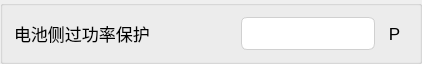
         <widget class="QGroupBox" name="groupBox_12">
          <property name="minimumSize">
           <size>
            <width>0</width>
            <height>64</height>
           </size>
          </property>
          <property name="maximumSize">
           <size>
            <width>16777215</width>
            <height>64</height>
           </size>
          </property>
          <property name="title">
           <string/>
          </property>
          <layout class="QHBoxLayout" name="horizontalLayout_20" stretch="7,5,1">
           <item>
            <widget class="QLabel" name="label_39">
             <property name="minimumSize">
              <size>
               <width>221</width>
               <height>31</height>
              </size>
             </property>
             <property name="font">
              <font>
               <pointsize>13</pointsize>
              </font>
             </property>
             <property name="text">
              <string>电池侧过功率保护</string>
             </property>
             <property name="alignment">
              <set>Qt::AlignLeading|Qt::AlignLeft|Qt::AlignVCenter</set>
             </property>
            </widget>
           </item>
           <item>
            <widget class="MyLineEdit" name="h16900">
             <property name="minimumSize">
              <size>
               <width>0</width>
               <height>31</height>
              </size>
             </property>
             <property name="styleSheet">
              <string notr="true">QLineEdit {
    /* 苹果风格的数据展示LineEdit */
    border: 1px solid #D0D0D0;                  /* 浅灰色边框，模仿macOS的细边框 */
    border-radius: 6px;                         /* 圆角，符合macOS设计 */
    padding: 8px 12px;                         /* 内边距，提供舒适的阅读空间 */
    background-color: #FFFFFF;                 /* 白色背景 */
    color: #333333;                            /* 深灰色文字，提高可读性 */
    font-family: &quot;SF Pro Text&quot;, &quot;Helvetica Neue&quot;, &quot;Lucida Grande&quot;, sans-serif; /* macOS系统字体栈 */
    font-size: 14px;                           /* 默认字体大小 */
    selection-background-color: #007AFF;       /* 选中文本高亮色 (macOS蓝色) */
    selection-color: #FFFFFF;                  /* 选中文本颜色 (白色) */

    /* 只读状态下的特殊样式 */
    /* 注意：Qt中通常使用 setReadOnly(true) 来实现只读，但QSS可以定义其外观 */
}

/* 当LineEdit获得焦点时 (对于数据展示框，如果不需要焦点效果，可以省略或弱化) */
QLineEdit:focus {
    border: 1px solid #007AFF;                 /* 获得焦点时边框变为蓝色 */
    /* 如果作为纯展示框，也可以移除焦点边框变化 */
    /* border: 1px solid #D0D0D0; */
}

/* 禁用状态下的样式 (如果用于展示不可变数据) */
QLineEdit:disabled {
    background-color: #F5F5F7;                 /* macOS禁用元素背景色 */
    color: #A0A0A0;                            /* 禁用文字颜色 */
    border: 1px solid #E0E0E0;                 /* 禁用边框颜色 */
}</string>
             </property>
             <property name="readOnly">
              <bool>true</bool>
             </property>
            </widget>
           </item>
           <item>
            <widget class="QLabel" name="label_40">
             <property name="minimumSize">
              <size>
               <width>0</width>
               <height>31</height>
              </size>
             </property>
             <property name="font">
              <font>
               <pointsize>13</pointsize>
              </font>
             </property>
             <property name="text">
              <string>P</string>
             </property>
             <property name="alignment">
              <set>Qt::AlignCenter</set>
             </property>
            </widget>
           </item>
          </layout>
         </widget>
